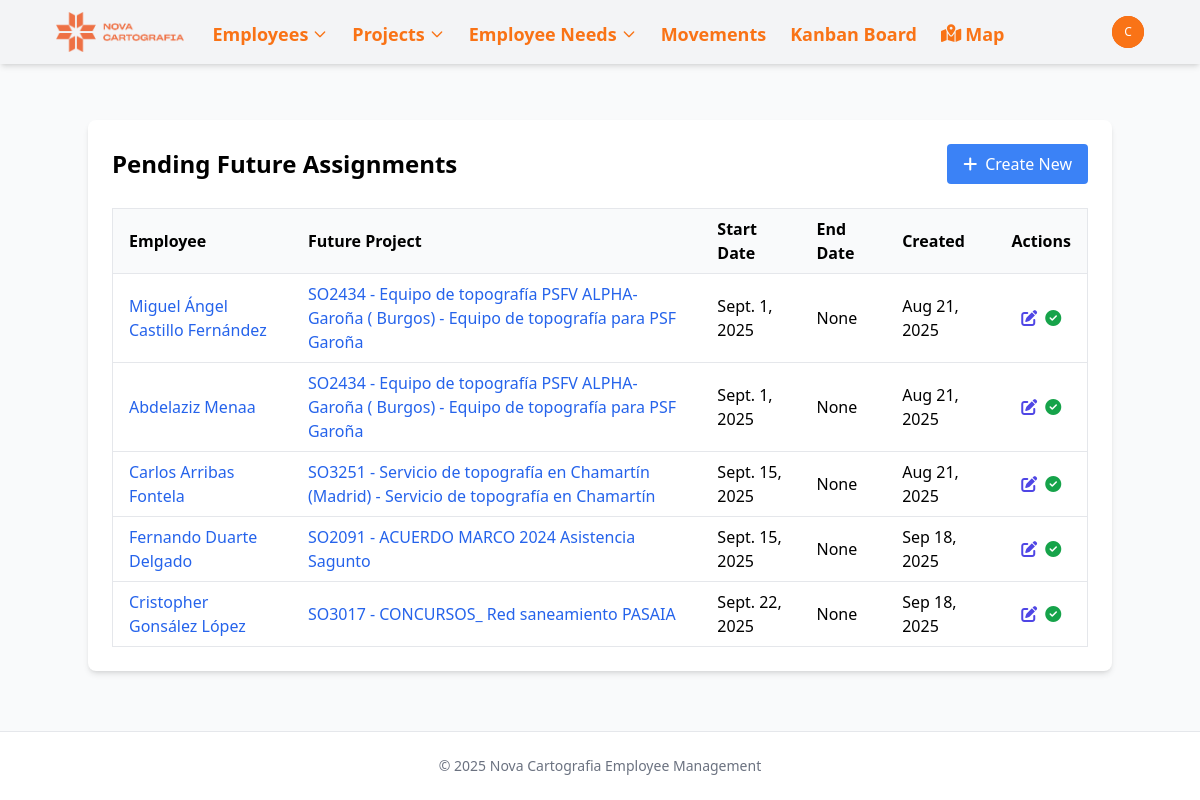
Page /future-assignments/ (signed in) on the earlier database version.
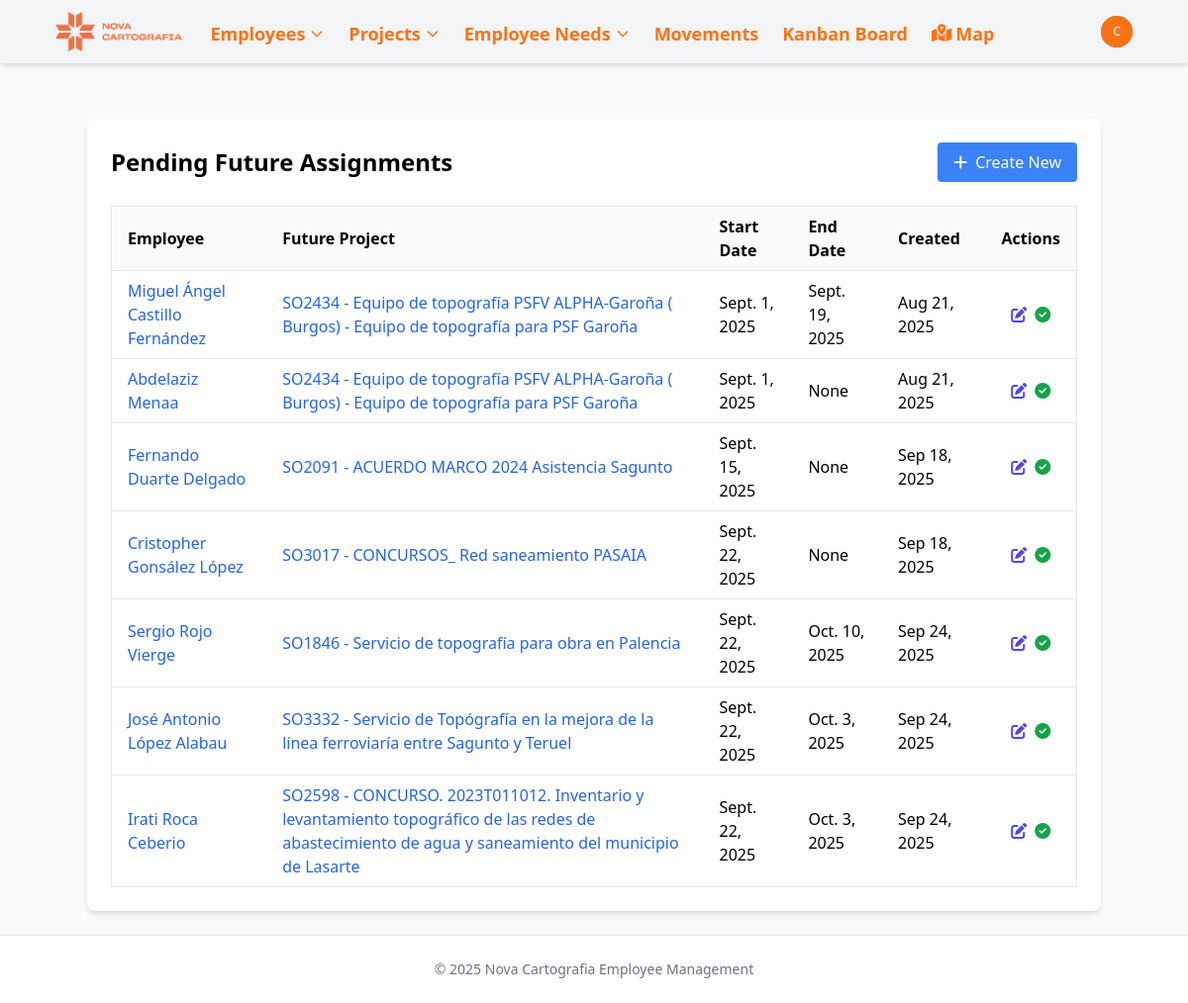
Same page on the later database version.
### novacartografia_employee_management/models.py (models this page shows, shortened)
class GetEmployeeLocked(models.Model):
    next_project = models.ForeignKey(Project, on_delete=models.CASCADE,
                                    related_name='future_employee_assignments',
                                    help_text="The project the employee will be assigned to")
    employee = models.ForeignKey(Employee, on_delete=models.CASCADE,  # Cambiado de ManyToManyField a ForeignKey
                               related_name='future_assignment',
                               null=True,  # Añadido para la migración
                               blank=True,  # Añadido para la migración
                               help_text="The employee to be assigned to the project")
    start_date = models.DateField(help_text="When the employee should start in the new project")
    end_date = models.DateField(help_text="When the employee should end in the new project", null=True, blank=True)
    created_at = models.DateTimeField(auto_now_add=True)
    fulfilled = models.BooleanField(default=False,
                                   help_text="When marked as fulfilled, the employee will be assigned to the new project")
    class Meta:
        verbose_name = "Future Employee Assignment"
        verbose_name_plural = "Future Employee Assignments"

class Employee(models.Model):
    name = models.CharField(max_length=100)
    job = models.CharField(max_length=100)
    project_id = models.ForeignKey(Project, on_delete=models.SET_NULL, related_name='employee_set', blank=True, null=True)
    street = models.CharField(max_length=100, blank=True, null=True)
    city = models.CharField(max_length=100, blank=True, null=True)
    active = models.BooleanField(default=True, help_text="Indicates if the employee is currently active")
    start_date = models.DateField(default=timezone.now, help_text="When the employee started working", null=True, blank=True)
    end_date = models.DateField(blank=True, null=True, help_text="When the employee ended working, if applicable")
    state = models.CharField(max_length=50, default='valencia',
           choices=[
                ('Araba (Álava)', 'Álava'),
                ('Albacete', 'Albacete'),
                ('Alacant (Alicante)', 'Alicante'),
                ('Almería', 'Almería'),
                ('Asturias', 'Asturias'),
                ('Ávila', 'Ávila'),
                ('Badajoz', 'Badajoz'),
                ('Barcelona', 'Barcelona'),
                ('Burgos', 'Burgos'),
                ('Cáceres', 'Cáceres'),
                ('Cádiz', 'Cádiz'),
                ('Cantabria', 'Cantabria'),
                ('Castelló (Castellón)', 'Castellón'),
                ('Ceuta', 'Ceuta'),
                ('Ciudad Real', 'Ciudad Real'),
                ('Córdoba', 'Córdoba'),
                ('Cuenca', 'Cuenca'),
                ('Gerona', 'Gerona'),
                ('Granada', 'Granada'),
                ('Guadalajara', 'Guadalajara'),
                ('Gipuzkoa (Guipúzcoa)', 'Guipúzcoa'),
                ('Huelva', 'Huelva'),
                ('Huesca', 'Huesca'),
                ('Islas Baleares', 'Islas Baleares'),
                ('Jaén', 'Jaén'),
                ('A Coruña (La Coruña)', 'La Coruña'),
                ('La Rioja', 'La Rioja'),
                ('Las Palmas', 'Las Palmas'),
                ('León', 'León'),
                ('Lérida', 'Lérida'),
                ('Lleida', 'Lérida'),  # Agregado porque aparece en tu CSV
                ('Lugo', 'Lugo'),
                ('Madrid', 'Madrid'),
                ('Málaga', 'Málaga'),
                ('Melilla', 'Melilla'),
                ('Murcia', 'Murcia'),
                ('Navarra (Nafarroa)', 'Navarra'),  # Corregido para coincidir con el CSV
                ('Orense', 'Orense'),
                ('Palencia', 'Palencia'),
                ('Pontevedra', 'Pontevedra'),
                ('Salamanca', 'Salamanca'),
                ('Santa Cruz de Tenerife', 'Santa Cruz de Tenerife'),
                ('Segovia', 'Segovia'),
                ('Sevilla', 'Sevilla'),
                ('Soria', 'Soria'),
                ('Tarragona', 'Tarragona'),
                ('Teruel', 'Teruel'),
                ('Toledo', 'Toledo'),
                ('Valencia', 'Valencia'),
                ('Valladolid', 'Valladolid'),
                ('Bizkaia (Vizcaya)', 'Vizcaya'),
                ('Zamora', 'Zamora'),
                ('Zaragoza', 'Zaragoza'),
            ])
    latitude = models.FloatField(null=True, blank=True)
    longitude = models.FloatField(null=True, blank=True)
    academic_training = models.CharField(max_length=100, blank=True, null=True)
    driver_license = models.BooleanField(default=False)
    twenty_hours = models.BooleanField(default=False)
    sixty_hours = models.BooleanField(default=False)
    confine = models.BooleanField(default=False)
    height = models.BooleanField(default=False)
    mining = models.BooleanField(default=False)
    railway_carriage = models.BooleanField(default=False)
    railway_mounting = models.BooleanField(default=False)
    building = models.BooleanField(default=False)
    office_work = models.BooleanField(default=False)
    scanner = models.BooleanField(default=False)
    leveling = models.BooleanField(default=False)
    static = models.BooleanField(default=False)
    drag = models.BooleanField(default=False)
    locked = models.BooleanField(default=False, help_text="Indicates if the employee is locked for a future project")
    vacations_from = models.DateField(blank=True, null=True)
    vacations_to = models.DateField(blank=True, null=True)
    leave_from = models.DateField(blank=True, null=True)
    leave_to = models.DateField(blank=True, null=True)
    end_contract = models.BooleanField(default=False, help_text="Indicates if the employee's contract is ending soon")

class Project(models.Model):
    PROJECT_TYPES = [
        ('external', 'Obra'),
        ('project', 'Proyecto'),
    ]
    MANAGER_TYPES = [
        ('Jose Cuesta Mejías', 'Cuesta'),
        ('Javier Marín Gimeno', 'Javi'),
        ('Guillermo Boscá Gómez', 'Guillermo'),
        ('Miguel Ángel Martínez García', 'Miguel Ángel'),
        ('Óscar López Valverde', 'Óscar'),
    ]
    name = models.CharField(max_length=500)
    type = models.CharField(max_length=50, choices=PROJECT_TYPES, default='proyecto')
    description = models.TextField(blank=True, null=True)
    manager = models.CharField(max_length=50, choices=MANAGER_TYPES, null=True, blank=True)
    state = models.CharField(max_length=50, null=True, blank=True, )
    date_from = models.DateField(blank=True, null=True)
    date_to = models.DateField(blank=True, null=True)
    academic_training = models.CharField(max_length=100, blank=True, null=True)
    twenty_hours = models.BooleanField(default=False)
    sixty_hours = models.BooleanField(default=False)
    confine = models.BooleanField(default=False)
    height = models.BooleanField(default=False)
    mining = models.BooleanField(default=False)
    railway_carriage = models.BooleanField(default=False)
    railway_mounting = models.BooleanField(default=False)
    building = models.BooleanField(default=False)
    office_work = models.BooleanField(default=False)
    scanner = models.BooleanField(default=False)
    leveling = models.BooleanField(default=False)
    static = models.BooleanField(default=False)
    drag = models.BooleanField(default=False)

### novacartografia_employee_management/views.py (the view)
# urls.py: path('future-assignments/', views.get_employee_locked_list, name='get_employee_locked_list'),
@login_required
def get_employee_locked_list(request):
    future_assignments = GetEmployeeLocked.objects.filter(
        fulfilled=False,
        employee__isnull=False  # Solo los que tienen un empleado asignado
    ).select_related('employee', 'next_project')  # Optimizar consultas
    return render(request, 'novacartografia_employee_management/future_assignment_list.html', {
        'future_assignments': future_assignments,
    })

### templates/novacartografia_employee_management/future_assignment_list.html (shortened to what this page needs)
{% extends 'base.html' %}
{% block content %}
<div class="max-w-5xl mx-auto bg-white p-6 rounded-lg shadow-md">
  <div class="flex justify-between items-center mb-6">
    <h1 class="text-2xl font-bold">Pending Future Assignments</h1>
    <a href="{% url 'get_employee_locked_create' %}" class="bg-blue-500 hover:bg-blue-600 text-white px-4 py-2 rounded flex items-center">
      <i class="fas fa-plus mr-2"></i> Create New
    </a>
  </div>
  {% if future_assignments %}
    <div class="overflow-x-auto">
      <table class="min-w-full bg-white border border-gray-200">
        <thead>
          <tr>
            <th class="py-2 px-4 border-b border-gray-200 bg-gray-50 text-left">Employee</th>
            <th class="py-2 px-4 border-b border-gray-200 bg-gray-50 text-left">Future Project</th>
            <th class="py-2 px-4 border-b border-gray-200 bg-gray-50 text-left">Start Date</th>
            <th class="py-2 px-4 border-b border-gray-200 bg-gray-50 text-left">End Date</th>
            <th class="py-2 px-4 border-b border-gray-200 bg-gray-50 text-left">Created</th>
            <th class="py-2 px-4 border-b border-gray-200 bg-gray-50 text-center">Actions</th>
          </tr>
        </thead>
        <tbody>
          {% for assignment in future_assignments %}
            <tr class="hover:bg-gray-100">
              <td class="py-2 px-4 border-b border-gray-200">
                <a href="{% url 'employee_detail' assignment.employee.id %}" class="text-blue-600 hover:text-blue-800">
                  {{ assignment.employee.name }}
                </a>
              </td>
              <td class="py-2 px-4 border-b border-gray-200">
                <a href="{% url 'project_detail' assignment.next_project.id %}" class="text-blue-600 hover:text-blue-800">
                  {{ assignment.next_project.name }}
                </a>
              </td>
              <td class="py-2 px-4 border-b border-gray-200">{{ assignment.start_date }}</td>
              <td class="py-2 px-4 border-b border-gray-200">{{ assignment.end_date }}</td>
              <td class="py-2 px-4 border-b border-gray-200">{{ assignment.created_at|date:"M d, Y" }}</td>
              <td class="py-2 px-4 border-b border-gray-200 text-center">
                <div class="flex justify-center space-x-2">
                  <a href="{% url 'get_employee_locked_update' assignment.id %}" class="text-indigo-600 hover:text-indigo-900" title="Edit">
                    <i class="fas fa-edit"></i>
                  </a>
                  <a href="{% url 'get_employee_locked_fulfill' assignment.id %}" class="text-green-600 hover:text-green-800" title="Fulfill">
                    <i class="fas fa-check-circle"></i>
                  </a>
                </div>
              </td>
            </tr>
          {% endfor %}
        </tbody>
      </table>
    </div>
  {% endif %}
</div>
{% endblock %}

### templates/base.html (shortened to what this page needs)
<!DOCTYPE html>
<html lang="en">
<head>
    <script src="https://cdn.tailwindcss.com"></script>
    <link rel="stylesheet" href="https://cdnjs.cloudflare.com/ajax/libs/font-awesome/6.7.2/css/all.min.css">
    {% load static %}
    <script src="{% static 'js/tailwind.config.js' %}"></script>
</head>
<body class="bg-gray-50 min-h-screen flex flex-col ">
    <nav class="navbar-drpdown-container bg-gray-100 shadow-md">
        <div class="content-container">
            <div class="flex justify-between h-16 ml-6">
                <div class="flex items-center">
                    <div class="flex-shrink-0 flex items-center">
                        <a href="{% url 'home' %}" class="text-orange-500 font-bold text-xl">
                            <img class="mx-auto h-10 w-auto" src="{% static 'images/952.png' %}" alt="Nova Workers Management Logo">
                        </a>
                    </div>
                    <div class="hidden sm:ml-6 sm:flex sm:space-x-4">
                        <div class="relative" x-data="{ navEmployeesOpen: false }">
                            <button @click="navEmployeesOpen = !navEmployeesOpen" class="text-orange-500 hover:text-orange-700 border-transparent inline-flex items-center px-1 pt-1 text-lg font-bold">
                                <span>Employees</span>
                                <svg class="ml-1 w-4 h-4" fill="none" stroke="currentColor" viewBox="0 0 24 24" xmlns="http://www.w3.org/2000/svg"><path stroke-linecap="round" stroke-linejoin="round" stroke-width="2" d="M19 9l-7 7-7-7"></path></svg>
                            </button>
                        </div>
                        <div class="relative" x-data="{ navProjectsOpen: false }">
                            <button @click="navProjectsOpen = !navProjectsOpen" class="text-orange-500 hover:text-orange-700 border-transparent inline-flex items-center px-1 pt-1 text-lg font-bold">
                                <span>Projects</span>
                                <svg class="ml-1 w-4 h-4" fill="none" stroke="currentColor" viewBox="0 0 24 24" xmlns="http://www.w3.org/2000/svg"><path stroke-linecap="round" stroke-linejoin="round" stroke-width="2" d="M19 9l-7 7-7-7"></path></svg>
                            </button>
                        </div>
                        <div class="relative" x-data="{ navNeedsOpen: false }">
                            <button @click="navNeedsOpen = !navNeedsOpen" class="text-orange-500 hover:text-orange-700 border-transparent inline-flex items-center px-1 pt-1 text-lg font-bold">
                                <span>Employee Needs</span>
                                <svg class="ml-1 w-4 h-4" fill="none" stroke="currentColor" viewBox="0 0 24 24" xmlns="http://www.w3.org/2000/svg"><path stroke-linecap="round" stroke-linejoin="round" stroke-width="2" d="M19 9l-7 7-7-7"></path></svg>
                            </button>
                        </div>
                        <a href="{% url 'movement_list' %}" class="text-orange-500 hover:text-orange-700 border-transparent inline-flex items-center px-1 pt-1 text-lg font-bold">
                            Movements
                        </a>
                        <a href="{% url 'kanban_board' %}" class="text-orange-500 hover:text-orange-700 border-transparent inline-flex items-center px-1 pt-1 text-lg font-bold">
                            Kanban Board
                        </a>
                        <a href="{% url 'project_map' %}" class="text-orange-500 hover:text-orange-700 border-transparent inline-flex items-center px-1 pt-1 text-lg font-bold">
                            <i class="fas fa-map-marked-alt mr-1"></i> Map
                        </a>
                    </div>
                </div>
                <div class="hidden sm:ml-6 mr-6 sm:flex sm:items-center">
                    {% if user.is_authenticated %}
                        <div class="ml-3 relative" x-data="{ open: false }">
                            <div>
                                <button @click="open = !open" type="button" class="bg-orange-600 flex text-sm rounded-full focus:outline-none focus:ring-2 focus:ring-offset-2 focus:ring-offset-primary-800 focus:ring-white">
                                    <span class="inline-flex items-center justify-center h-8 w-8 rounded-full bg-orange-500">
                                        <span class="text-xs font-medium leading-none text-white">{{ user.username|slice:":1" }}</span>
                                    </span>
                                </button>
                            </div>
                        </div>
                    {% else %}
                        <a href="{% url 'login' %}" class="text-gray-100 hover:text-white text-sm font-medium">Login</a>
                    {% endif %}
                </div>
            </div>
        </div>
    </nav>
    <div class="content-container py-4">
    </div>
    <main class="flex-grow">
        <div class="content-container py-6">
            {% block content %}{% endblock %}
        </div>
    </main>
    <footer class="bg-white border-t border-gray-200">
        <div class="content-container py-6">
            <p class="text-center text-sm text-gray-500">&copy; {% now "Y" %} Nova Cartografia Employee Management</p>
        </div>
    </footer>
</body>
</html>

Differences in the rows shown:
removed GetEmployeeLocked: employee.name "Carlos Arribas Fontela", next_project.name "SO3251 - Servicio de topografía en Chamartín (Madrid) - Servicio de topografía en Chamartín", start_date "Sept. 15, 2025", end_date "None", created_at "Aug 21, 2025"
changed GetEmployeeLocked "Miguel Ángel Castillo Fernández": end_date "None" → "Sept. 19, 2025"
added GetEmployeeLocked: employee.name "Sergio Rojo Vierge", next_project.name "SO1846 - Servicio de topografía para obra en Palencia", start_date "Sept. 22, 2025", end_date "Oct. 10, 2025", created_at "Sep 24, 2025"
added GetEmployeeLocked: employee.name "José Antonio López Alabau", next_project.name "SO3332 - Servicio de Topógrafía en la mejora de la línea ferroviaría entre Sagunto y Teruel", start_date "Sept. 22, 2025", end_date "Oct. 3, 2025", created_at "Sep 24, 2025"
added GetEmployeeLocked: employee.name "Irati Roca Ceberio", next_project.name "SO2598 - CONCURSO. 2023T011012. Inventario y levantamiento topográfico de las redes de abastecimiento de agua y saneamiento del municipio de Lasarte", start_date "Sept. 22, 2025", end_date "Oct. 3, 2025", created_at "Sep 24, 2025"
